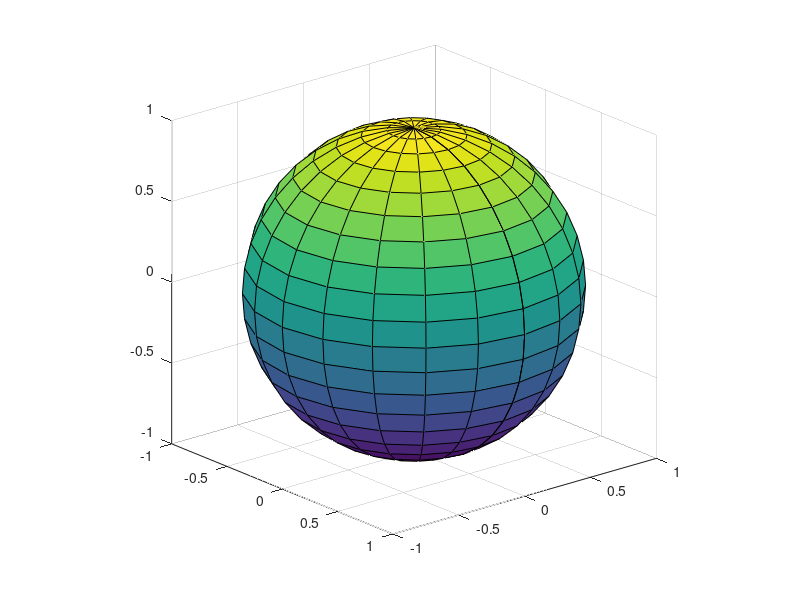

This figure's MATLAB source: (Note: this script raises an error after producing the figure.)

figure

%% Plot a sphere
%Create unit sphere
[X,Y,Z] = sphere;

%Plot surface
sph = surf(X,Y,Z);
view(50,20);
axis equal;

%Define colors,lighting, etc
sph.FaceColor = [0.53,0.81,0.93]; %Face color
sph.FaceAlpha = 0.4; %Face transparency
sph.EdgeAlpha = 0.3; %Edge transparency

%Define axis' limits
xlim([-1.5 1.5]);
ylim([-1.5 1.5]);

%Label axis
xlabel('x');
ylabel('y');
zlabel('z');

hold on;
%% Plot a plane on top of the sphere

%Define vertices
v = [-1.5 1.5 1; -1.5 -1.5 1; 1.5 -1.5 1; 1.5 1.5 1];
%Define faces
f = [1 2 3 4];

%Plot surface
pl = patch('Faces',f,'Vertices',v);

%Define colors,lighting,etc
pl.FaceColor = [0.46,0.96,0.62];
pl.FaceAlpha = 0.6;
pl.EdgeAlpha = 0;

%% Plot points on tangent space and projection on the sphere

%Define point at identity
startPoint = [0 0 1]; 
%in this case the point corresponds to the intersection between the sphere
%and the tangent plane

%Define rotation - To keep it simple, we consider only a rotation around
%the X-Axis
theta = 60; %deg
%R = rotx(angle);
dtheta = 2;
v = 2:dtheta:theta;
points = zeros(3,length(v)+1);
points(:,1) = startPoint';
for i=1:length(v)
      angle = v(i);
      R = rotx(angle);
      points(:,i+1) = R*startPoint';
end

endPoint = points(:,end);

%Plot 3d points and surface line
%Plot identity point
plot3(startPoint(1),startPoint(2),startPoint(3),'X','Color','r','LineWidth',2);
text(0,0,1.2,'$g$','interpreter','latex','FontSize',14,'FontWeight','bold');
%Plot another point in the Lie group
plot3(endPoint(1),endPoint(2),endPoint(3),'.','Color','r','MarkerSize',10);
text(endPoint(1),endPoint(2)-0.2,endPoint(3),'$g^{\prime}$','interpreter','latex','FontSize',14,'FontWeight','bold');
plot3(points(1,2:end-1),points(2,2:end-1),points(3,2:end-1),'-','Color','r','LineWidth',1.5);
%Plot arbitrary point in tangent space
plot3([startPoint(1) endPoint(1)],[startPoint(2) endPoint(2)],[1 1],'-','Color','#0072BD','LineWidth',1.5);
plot3(endPoint(1),endPoint(2),1,'.','Color','#0072BD','MarkerSize',10);
%text(endPoint(1),endPoint(2),1.2,'$\frak{g}$','interpreter','latex','FontSize',14,'FontWeight','bold');
text(-0.8,0.8,1.2,'$T_{g}\mathcal{G}$','interpreter','latex','FontSize',14,'FontWeight','bold');
set(gca,'visible','off')
print(gcf,'foo.png','-dpng','-r300');


